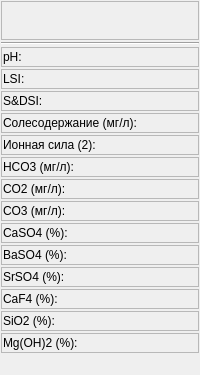
                 <widget class="QFrame" name="frame_12">
                  <property name="sizePolicy">
                   <sizepolicy hsizetype="Expanding" vsizetype="Preferred">
                    <horstretch>0</horstretch>
                    <verstretch>0</verstretch>
                   </sizepolicy>
                  </property>
                  <property name="frameShape">
                   <enum>QFrame::NoFrame</enum>
                  </property>
                  <property name="frameShadow">
                   <enum>QFrame::Raised</enum>
                  </property>
                  <layout class="QVBoxLayout" name="verticalLayout_7">
                   <property name="spacing">
                    <number>2</number>
                   </property>
                   <property name="leftMargin">
                    <number>1</number>
                   </property>
                   <property name="topMargin">
                    <number>1</number>
                   </property>
                   <property name="rightMargin">
                    <number>1</number>
                   </property>
                   <property name="bottomMargin">
                    <number>1</number>
                   </property>
                   <item>
                    <widget class="QFrame" name="fr_column_0_9">
                     <property name="sizePolicy">
                      <sizepolicy hsizetype="Expanding" vsizetype="Fixed">
                       <horstretch>0</horstretch>
                       <verstretch>0</verstretch>
                      </sizepolicy>
                     </property>
                     <property name="minimumSize">
                      <size>
                       <width>100</width>
                       <height>35</height>
                      </size>
                     </property>
                     <property name="maximumSize">
                      <size>
                       <width>16777215</width>
                       <height>999</height>
                      </size>
                     </property>
                     <property name="frameShape">
                      <enum>QFrame::StyledPanel</enum>
                     </property>
                     <property name="frameShadow">
                      <enum>QFrame::Raised</enum>
                     </property>
                     <layout class="QHBoxLayout" name="horizontalLayout_43">
                      <property name="spacing">
                       <number>1</number>
                      </property>
                      <property name="leftMargin">
                       <number>1</number>
                      </property>
                      <property name="topMargin">
                       <number>1</number>
                      </property>
                      <property name="rightMargin">
                       <number>1</number>
                      </property>
                      <property name="bottomMargin">
                       <number>1</number>
                      </property>
                      <item>
                       <widget class="QLabel" name="label_13">
                        <property name="sizePolicy">
                         <sizepolicy hsizetype="Expanding" vsizetype="Preferred">
                          <horstretch>0</horstretch>
                          <verstretch>0</verstretch>
                         </sizepolicy>
                        </property>
                        <property name="minimumSize">
                         <size>
                          <width>100</width>
                          <height>35</height>
                         </size>
                        </property>
                        <property name="font">
                         <font>
                          <pointsize>10</pointsize>
                          <weight>75</weight>
                          <italic>true</italic>
                          <bold>true</bold>
                         </font>
                        </property>
                        <property name="text">
                         <string/>
                        </property>
                       </widget>
                      </item>
                     </layout>
                    </widget>
                   </item>
                   <item>
                    <widget class="Line" name="line_4">
                     <property name="orientation">
                      <enum>Qt::Horizontal</enum>
                     </property>
                    </widget>
                   </item>
                   <item>
                    <widget class="QFrame" name="fr_column_1_27">
                     <property name="frameShape">
                      <enum>QFrame::StyledPanel</enum>
                     </property>
                     <property name="frameShadow">
                      <enum>QFrame::Raised</enum>
                     </property>
                     <layout class="QHBoxLayout" name="horizontalLayout_46">
                      <property name="spacing">
                       <number>1</number>
                      </property>
                      <property name="leftMargin">
                       <number>1</number>
                      </property>
                      <property name="topMargin">
                       <number>1</number>
                      </property>
                      <property name="rightMargin">
                       <number>1</number>
                      </property>
                      <property name="bottomMargin">
                       <number>1</number>
                      </property>
                      <item>
                       <widget class="QLabel" name="la_elem_block_1_0_page_0">
                        <property name="minimumSize">
                         <size>
                          <width>100</width>
                          <height>16</height>
                         </size>
                        </property>
                        <property name="maximumSize">
                         <size>
                          <width>16777215</width>
                          <height>16</height>
                         </size>
                        </property>
                        <property name="text">
                         <string>pH:</string>
                        </property>
                       </widget>
                      </item>
                     </layout>
                    </widget>
                   </item>
                   <item>
                    <widget class="QFrame" name="la_blok_1_name_2">
                     <property name="frameShape">
                      <enum>QFrame::StyledPanel</enum>
                     </property>
                     <property name="frameShadow">
                      <enum>QFrame::Raised</enum>
                     </property>
                     <layout class="QHBoxLayout" name="horizontalLayout_47">
                      <property name="spacing">
                       <number>1</number>
                      </property>
                      <property name="leftMargin">
                       <number>1</number>
                      </property>
                      <property name="topMargin">
                       <number>1</number>
                      </property>
                      <property name="rightMargin">
                       <number>1</number>
                      </property>
                      <property name="bottomMargin">
                       <number>1</number>
                      </property>
                      <item>
                       <widget class="QLabel" name="la_elem_block_1_1_page_0">
                        <property name="minimumSize">
                         <size>
                          <width>100</width>
                          <height>16</height>
                         </size>
                        </property>
                        <property name="maximumSize">
                         <size>
                          <width>16777215</width>
                          <height>16</height>
                         </size>
                        </property>
                        <property name="text">
                         <string>LSI:</string>
                        </property>
                       </widget>
                      </item>
                     </layout>
                    </widget>
                   </item>
                   <item>
                    <widget class="QFrame" name="fr_column_1_29">
                     <property name="frameShape">
                      <enum>QFrame::StyledPanel</enum>
                     </property>
                     <property name="frameShadow">
                      <enum>QFrame::Raised</enum>
                     </property>
                     <layout class="QHBoxLayout" name="horizontalLayout_48">
                      <property name="spacing">
                       <number>1</number>
                      </property>
                      <property name="leftMargin">
                       <number>1</number>
                      </property>
                      <property name="topMargin">
                       <number>1</number>
                      </property>
                      <property name="rightMargin">
                       <number>1</number>
                      </property>
                      <property name="bottomMargin">
                       <number>1</number>
                      </property>
                      <item>
                       <widget class="QLabel" name="la_elem_block_1_2_page_0">
                        <property name="minimumSize">
                         <size>
                          <width>100</width>
                          <height>16</height>
                         </size>
                        </property>
                        <property name="maximumSize">
                         <size>
                          <width>16777215</width>
                          <height>16</height>
                         </size>
                        </property>
                        <property name="text">
                         <string>S&amp;DSI:</string>
                        </property>
                       </widget>
                      </item>
                     </layout>
                    </widget>
                   </item>
                   <item>
                    <widget class="QFrame" name="fr_column_1_30">
                     <property name="frameShape">
                      <enum>QFrame::StyledPanel</enum>
                     </property>
                     <property name="frameShadow">
                      <enum>QFrame::Raised</enum>
                     </property>
                     <layout class="QHBoxLayout" name="horizontalLayout_49">
                      <property name="spacing">
                       <number>1</number>
                      </property>
                      <property name="leftMargin">
                       <number>1</number>
                      </property>
                      <property name="topMargin">
                       <number>1</number>
                      </property>
                      <property name="rightMargin">
                       <number>1</number>
                      </property>
                      <property name="bottomMargin">
                       <number>1</number>
                      </property>
                      <item>
                       <widget class="QLabel" name="la_elem_block_1_3_page_0">
                        <property name="minimumSize">
                         <size>
                          <width>100</width>
                          <height>16</height>
                         </size>
                        </property>
                        <property name="maximumSize">
                         <size>
                          <width>16777215</width>
                          <height>16</height>
                         </size>
                        </property>
                        <property name="text">
                         <string>Солесодержание (мг/л):</string>
                        </property>
                       </widget>
                      </item>
                     </layout>
                    </widget>
                   </item>
                   <item>
                    <widget class="QFrame" name="fr_column_1_31">
                     <property name="frameShape">
                      <enum>QFrame::StyledPanel</enum>
                     </property>
                     <property name="frameShadow">
                      <enum>QFrame::Raised</enum>
                     </property>
                     <layout class="QHBoxLayout" name="horizontalLayout_50">
                      <property name="spacing">
                       <number>1</number>
                      </property>
                      <property name="leftMargin">
                       <number>1</number>
                      </property>
                      <property name="topMargin">
                       <number>1</number>
                      </property>
                      <property name="rightMargin">
                       <number>1</number>
                      </property>
                      <property name="bottomMargin">
                       <number>1</number>
                      </property>
                      <item>
                       <widget class="QLabel" name="la_elem_block_1_4_page_0">
                        <property name="minimumSize">
                         <size>
                          <width>100</width>
                          <height>16</height>
                         </size>
                        </property>
                        <property name="maximumSize">
                         <size>
                          <width>16777215</width>
                          <height>16</height>
                         </size>
                        </property>
                        <property name="text">
                         <string>Ионная сила (2):</string>
                        </property>
                       </widget>
                      </item>
                     </layout>
                    </widget>
                   </item>
                   <item>
                    <widget class="QFrame" name="fr_column_1_32">
                     <property name="frameShape">
                      <enum>QFrame::StyledPanel</enum>
                     </property>
                     <property name="frameShadow">
                      <enum>QFrame::Raised</enum>
                     </property>
                     <layout class="QHBoxLayout" name="horizontalLayout_51">
                      <property name="spacing">
                       <number>1</number>
                      </property>
                      <property name="leftMargin">
                       <number>1</number>
                      </property>
                      <property name="topMargin">
                       <number>1</number>
                      </property>
                      <property name="rightMargin">
                       <number>1</number>
                      </property>
                      <property name="bottomMargin">
                       <number>1</number>
                      </property>
                      <item>
                       <widget class="QLabel" name="la_elem_block_1_5_page_0">
                        <property name="minimumSize">
                         <size>
                          <width>100</width>
                          <height>16</height>
                         </size>
                        </property>
                        <property name="maximumSize">
                         <size>
                          <width>16777215</width>
                          <height>16</height>
                         </size>
                        </property>
                        <property name="text">
                         <string>HCO3 (мг/л):</string>
                        </property>
                       </widget>
                      </item>
                     </layout>
                    </widget>
                   </item>
                   <item>
                    <widget class="QFrame" name="fr_column_1_45">
                     <property name="frameShape">
                      <enum>QFrame::StyledPanel</enum>
                     </property>
                     <property name="frameShadow">
                      <enum>QFrame::Raised</enum>
                     </property>
                     <layout class="QHBoxLayout" name="horizontalLayout_64">
                      <property name="spacing">
                       <number>1</number>
                      </property>
                      <property name="leftMargin">
                       <number>1</number>
                      </property>
                      <property name="topMargin">
                       <number>1</number>
                      </property>
                      <property name="rightMargin">
                       <number>1</number>
                      </property>
                      <property name="bottomMargin">
                       <number>1</number>
                      </property>
                      <item>
                       <widget class="QLabel" name="la_elem_block_1_6_page_0">
                        <property name="minimumSize">
                         <size>
                          <width>100</width>
                          <height>16</height>
                         </size>
                        </property>
                        <property name="maximumSize">
                         <size>
                          <width>16777215</width>
                          <height>16</height>
                         </size>
                        </property>
                        <property name="text">
                         <string>CO2 (мг/л):</string>
                        </property>
                       </widget>
                      </item>
                     </layout>
                    </widget>
                   </item>
                   <item>
                    <widget class="QFrame" name="fr_column_1_46">
                     <property name="frameShape">
                      <enum>QFrame::StyledPanel</enum>
                     </property>
                     <property name="frameShadow">
                      <enum>QFrame::Raised</enum>
                     </property>
                     <layout class="QHBoxLayout" name="horizontalLayout_65">
                      <property name="spacing">
                       <number>1</number>
                      </property>
                      <property name="leftMargin">
                       <number>1</number>
                      </property>
                      <property name="topMargin">
                       <number>1</number>
                      </property>
                      <property name="rightMargin">
                       <number>1</number>
                      </property>
                      <property name="bottomMargin">
                       <number>1</number>
                      </property>
                      <item>
                       <widget class="QLabel" name="la_elem_block_1_7_page_0">
                        <property name="minimumSize">
                         <size>
                          <width>100</width>
                          <height>16</height>
                         </size>
                        </property>
                        <property name="maximumSize">
                         <size>
                          <width>16777215</width>
                          <height>16</height>
                         </size>
                        </property>
                        <property name="text">
                         <string>CO3 (мг/л):</string>
                        </property>
                       </widget>
                      </item>
                     </layout>
                    </widget>
                   </item>
                   <item>
                    <widget class="QFrame" name="fr_column_1_54">
                     <property name="frameShape">
                      <enum>QFrame::StyledPanel</enum>
                     </property>
                     <property name="frameShadow">
                      <enum>QFrame::Raised</enum>
                     </property>
                     <layout class="QHBoxLayout" name="horizontalLayout_85">
                      <property name="spacing">
                       <number>1</number>
                      </property>
                      <property name="leftMargin">
                       <number>1</number>
                      </property>
                      <property name="topMargin">
                       <number>1</number>
                      </property>
                      <property name="rightMargin">
                       <number>1</number>
                      </property>
                      <property name="bottomMargin">
                       <number>1</number>
                      </property>
                      <item>
                       <widget class="QLabel" name="la_elem_block_1_8_page_0">
                        <property name="minimumSize">
                         <size>
                          <width>100</width>
                          <height>16</height>
                         </size>
                        </property>
                        <property name="maximumSize">
                         <size>
                          <width>16777215</width>
                          <height>16</height>
                         </size>
                        </property>
                        <property name="font">
                         <font>
                          <weight>50</weight>
                          <bold>false</bold>
                         </font>
                        </property>
                        <property name="text">
                         <string>CaSO4 (%):</string>
                        </property>
                       </widget>
                      </item>
                     </layout>
                    </widget>
                   </item>
                   <item>
                    <widget class="QFrame" name="fr_column_1_56">
                     <property name="frameShape">
                      <enum>QFrame::StyledPanel</enum>
                     </property>
                     <property name="frameShadow">
                      <enum>QFrame::Raised</enum>
                     </property>
                     <layout class="QHBoxLayout" name="horizontalLayout_87">
                      <property name="spacing">
                       <number>1</number>
                      </property>
                      <property name="leftMargin">
                       <number>1</number>
                      </property>
                      <property name="topMargin">
                       <number>1</number>
                      </property>
                      <property name="rightMargin">
                       <number>1</number>
                      </property>
                      <property name="bottomMargin">
                       <number>1</number>
                      </property>
                      <item>
                       <widget class="QLabel" name="la_elem_block_1_9_page_0">
                        <property name="minimumSize">
                         <size>
                          <width>100</width>
                          <height>16</height>
                         </size>
                        </property>
                        <property name="maximumSize">
                         <size>
                          <width>16777215</width>
                          <height>16</height>
                         </size>
                        </property>
                        <property name="font">
                         <font>
                          <weight>50</weight>
                          <bold>false</bold>
                         </font>
                        </property>
                        <property name="text">
                         <string>BaSO4 (%):</string>
                        </property>
                       </widget>
                      </item>
                     </layout>
                    </widget>
                   </item>
                   <item>
                    <widget class="QFrame" name="fr_column_1_57">
                     <property name="frameShape">
                      <enum>QFrame::StyledPanel</enum>
                     </property>
                     <property name="frameShadow">
                      <enum>QFrame::Raised</enum>
                     </property>
                     <layout class="QHBoxLayout" name="horizontalLayout_88">
                      <property name="spacing">
                       <number>1</number>
                      </property>
                      <property name="leftMargin">
                       <number>1</number>
                      </property>
                      <property name="topMargin">
                       <number>1</number>
                      </property>
                      <property name="rightMargin">
                       <number>1</number>
                      </property>
                      <property name="bottomMargin">
                       <number>1</number>
                      </property>
                      <item>
                       <widget class="QLabel" name="la_elem_block_1_10_page_0">
                        <property name="minimumSize">
                         <size>
                          <width>100</width>
                          <height>16</height>
                         </size>
                        </property>
                        <property name="maximumSize">
                         <size>
                          <width>16777215</width>
                          <height>16</height>
                         </size>
                        </property>
                        <property name="font">
                         <font>
                          <weight>50</weight>
                          <bold>false</bold>
                         </font>
                        </property>
                        <property name="text">
                         <string>SrSO4 (%):</string>
                        </property>
                       </widget>
                      </item>
                     </layout>
                    </widget>
                   </item>
                   <item>
                    <widget class="QFrame" name="fr_column_1_58">
                     <property name="frameShape">
                      <enum>QFrame::StyledPanel</enum>
                     </property>
                     <property name="frameShadow">
                      <enum>QFrame::Raised</enum>
                     </property>
                     <layout class="QHBoxLayout" name="horizontalLayout_89">
                      <property name="spacing">
                       <number>1</number>
                      </property>
                      <property name="leftMargin">
                       <number>1</number>
                      </property>
                      <property name="topMargin">
                       <number>1</number>
                      </property>
                      <property name="rightMargin">
                       <number>1</number>
                      </property>
                      <property name="bottomMargin">
                       <number>1</number>
                      </property>
                      <item>
                       <widget class="QLabel" name="la_elem_block_1_11_page_0">
                        <property name="minimumSize">
                         <size>
                          <width>100</width>
                          <height>16</height>
                         </size>
                        </property>
                        <property name="maximumSize">
                         <size>
                          <width>16777215</width>
                          <height>16</height>
                         </size>
                        </property>
                        <property name="font">
                         <font>
                          <weight>50</weight>
                          <bold>false</bold>
                         </font>
                        </property>
                        <property name="text">
                         <string>CaF4 (%):</string>
                        </property>
                       </widget>
                      </item>
                     </layout>
                    </widget>
                   </item>
                   <item>
                    <widget class="QFrame" name="fr_column_1_59">
                     <property name="frameShape">
                      <enum>QFrame::StyledPanel</enum>
                     </property>
                     <property name="frameShadow">
                      <enum>QFrame::Raised</enum>
                     </property>
                     <layout class="QHBoxLayout" name="horizontalLayout_92">
                      <property name="spacing">
                       <number>1</number>
                      </property>
                      <property name="leftMargin">
                       <number>1</number>
                      </property>
                      <property name="topMargin">
                       <number>1</number>
                      </property>
                      <property name="rightMargin">
                       <number>1</number>
                      </property>
                      <property name="bottomMargin">
                       <number>1</number>
                      </property>
                      <item>
                       <widget class="QLabel" name="la_elem_block_1_12_page_0">
                        <property name="minimumSize">
                         <size>
                          <width>100</width>
                          <height>16</height>
                         </size>
                        </property>
                        <property name="maximumSize">
                         <size>
                          <width>16777215</width>
                          <height>16</height>
                         </size>
                        </property>
                        <property name="font">
                         <font>
                          <weight>50</weight>
                          <bold>false</bold>
                         </font>
                        </property>
                        <property name="text">
                         <string>SiO2 (%):</string>
                        </property>
                       </widget>
                      </item>
                     </layout>
                    </widget>
                   </item>
                   <item>
                    <widget class="QFrame" name="fr_column_1_61">
                     <property name="frameShape">
                      <enum>QFrame::StyledPanel</enum>
                     </property>
                     <property name="frameShadow">
                      <enum>QFrame::Raised</enum>
                     </property>
                     <layout class="QHBoxLayout" name="horizontalLayout_93">
                      <property name="spacing">
                       <number>1</number>
                      </property>
                      <property name="leftMargin">
                       <number>1</number>
                      </property>
                      <property name="topMargin">
                       <number>1</number>
                      </property>
                      <property name="rightMargin">
                       <number>1</number>
                      </property>
                      <property name="bottomMargin">
                       <number>1</number>
                      </property>
                      <item>
                       <widget class="QLabel" name="la_elem_block_1_13_page_0">
                        <property name="minimumSize">
                         <size>
                          <width>100</width>
                          <height>16</height>
                         </size>
                        </property>
                        <property name="maximumSize">
                         <size>
                          <width>16777215</width>
                          <height>16</height>
                         </size>
                        </property>
                        <property name="font">
                         <font>
                          <weight>50</weight>
                          <bold>false</bold>
                         </font>
                        </property>
                        <property name="text">
                         <string>Mg(OH)2 (%):</string>
                        </property>
                       </widget>
                      </item>
                     </layout>
                    </widget>
                   </item>
                   <item>
                    <spacer name="verticalSpacer_6">
                     <property name="orientation">
                      <enum>Qt::Vertical</enum>
                     </property>
                     <property name="sizeHint" stdset="0">
                      <size>
                       <width>20</width>
                       <height>21</height>
                      </size>
                     </property>
                    </spacer>
                   </item>
                  </layout>
                 </widget>
